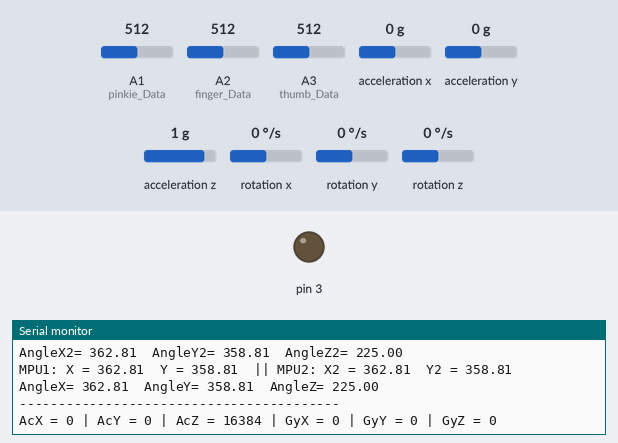
The sketch below on a simulated Arduino Uno, built with avr-gcc and run on an emulated ATmega328P. Parts: output pins drawn as LEDs (lit = HIGH), the last lines printed to the serial monitor. Wiring (inferred from the names in the program): MPU-6050 motion sensor at I2C address 0x68; MPU-6050 motion sensor at I2C address 0x69. The inputs (shaded band) are chosen by the test bench; at power-on: A2 (finger_Data) = 512, A3 (thumb_Data) = 512, A1 (pinkie_Data) = 512, acceleration x 0 g, acceleration y 0 g, acceleration z 1 g, rotation x 0 °/s, rotation y 0 °/s, rotation z 0 °/s.

Above: at 10.9 s.
11.0 s: A2 (finger_Data) set to 426
At 11.4 s:
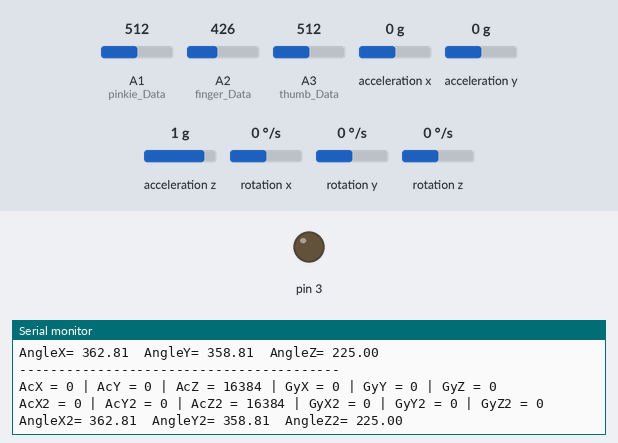
15.7 s: A2 (finger_Data) set to 399
At 16.62 s:
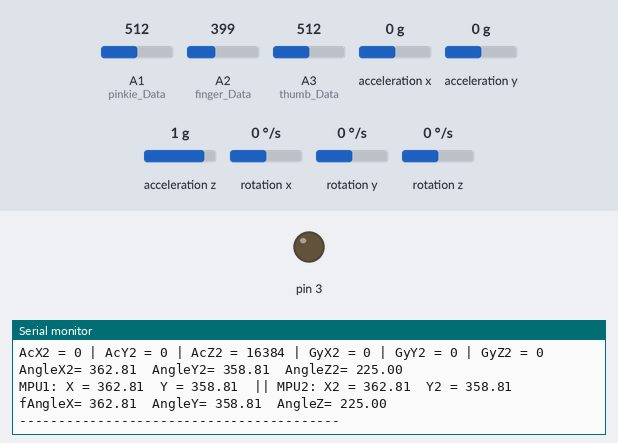
18.1 s: A3 (thumb_Data) set to 471
At 19.5 s:
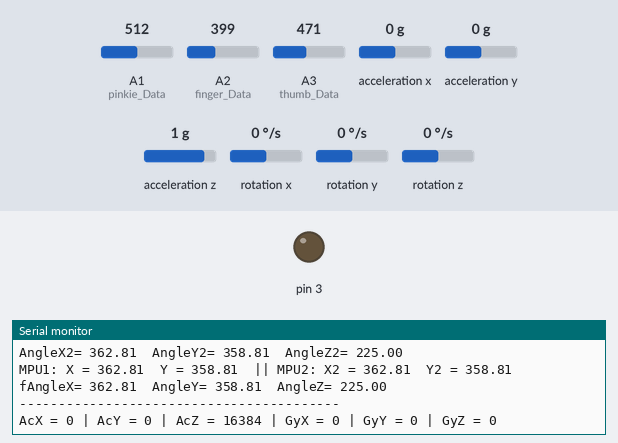
19.6 s: A3 (thumb_Data) set to 450
At 20.42 s:
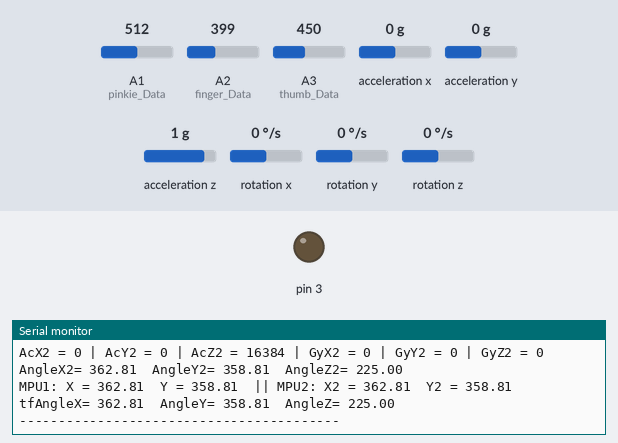

Measured:
- the behaviour switches between 410 and 409 on A2 (finger_Data) (found by bisection; images 1 and 2)
- the behaviour switches between 461 and 460 on A3 (thumb_Data) (found by bisection; images 3 and 4)
- after the input at 15.7 s, the serial monitor: prints a new line after 0.80 s (image 2)
- after the input at 19.6 s, the serial monitor: prints a new line after 0.65 s (image 4)

The sketch:

robotic_glove_code.ino
```cpp
//Robotic Glove to control the Robotic Arm using Bluetooth

#include<Wire.h>

//Create thumb Sensors
int pinkie = 0; //Pinkie thumb
int finger = 0; //finger thumb
int thumb = 0; //Index thumb

int pinkie_Data = A1;
int finger_Data = A2;
int thumb_Data = A3;

//const int MPU_addr = 0x68;
const int MPU2 = 0x69, MPU1 = 0x68;

//First MPU6050
int16_t AcX1, AcY1, AcZ1, Tmp1, GyX1, GyY1, GyZ1;
int minVal = 265;
int maxVal = 402;
double x;
double y;
double z;

//Second MPU6050
int16_t AcX2, AcY2, AcZ2, Tmp2, GyX2, GyY2, GyZ2;
int minVal2 = 265;
int maxVal2 = 402;
double x2;
double y2;
double z2;

/*Autotune flex parameter
  For Debug Mode. Check the upper and lowe limit of the flex sensors
  3 Flex sensors used. Thumb, Middle, Pinkie
*/
int thumb_high = 0;
int thumb_low = 0;
int finger_high = 0;
int finger_low = 0;
int pinkie_high = 0;
int pinkie_low = 0;

//Stop Caliberating the Flex Sensor when complete
bool bool_caliberate = false;

//How often to send values to the Robotic Arm
int response_time = 100;

void setup() {
  pinMode(3, OUTPUT);
  Wire.begin();
  Wire.beginTransmission(MPU1);
  Wire.write(0x6B);// PWR_MGMT_1 register
  Wire.write(0); // set to zero (wakes up the MPU-6050)
  Wire.endTransmission(true); Wire.begin();
  Wire.beginTransmission(MPU2);
  Wire.write(0x6B);// PWR_MGMT_1 register
  Wire.write(0); // set to zero (wakes up the MPU-6050)
  Wire.endTransmission(true);
  Serial.begin(9600);
  delay(1000);

}
void loop() {
  // Turn ON LED (indicator)
  pinMode(3, HIGH);

  // --- Read angles from MPU1 ---
  GetMpuValue1(MPU1);  // Updates x, y, z from MPU1
  delay(500);          // Small delay to avoid rapid sampling

  // --- Read angles from MPU2 ---
  GetMpuValue2(MPU2);  // Updates x2, y2, z2 from MPU2
  delay(500);

  // --- Always print latest angles from both MPUs ---
  Serial.print("MPU1: X = "); Serial.print(x);
  Serial.print("\tY = "); Serial.print(y);
  Serial.print("\t|| MPU2: X2 = "); Serial.print(x2);
  Serial.print("\tY2 = "); Serial.println(y2);

  // ------------------------------
  // MPU-based gesture commands
  // ------------------------------

  // Move BASE LEFT if MPU1 tilt (x-axis) is between 15° and 55°, y < 30
  if (x > 15 && x < 55 && y < 30) {
    Serial.print("L");
    delay(response_time);
  }

  // Move BASE RIGHT if MPU1 tilt (x-axis) is between 270° and 310°
  if (x < 310 && x > 270) {
    Serial.print("R");
    delay(response_time);
  }

  // Move SHOULDER UP if MPU1 y-axis between 60° and 80°
  if (y > 60 && y < 80) {
    Serial.print("U");
    delay(response_time);
  }

  // Move SHOULDER DOWN if MPU1 y-axis between 270° and 310°
  if (y < 310 && y > 270) {
    Serial.print("D");
    delay(response_time);
  }

  // CLAW Close if MPU2 y2-axis between 50° and 85°
  if (y2 > 50 && y2 < 85) {
    Serial.print("C");
    delay(response_time);
  }

  // CLAW Open if MPU2 y2-axis between 120° and 160°
  if (y2 < 160 && y2 > 120) {
    Serial.print("c");
    delay(response_time);
  }

  // ------------------------------
  // FLEX SENSOR readings
  // ------------------------------

  // Read analog values from each flex sensor
  pinkie = analogRead(pinkie_Data);
  finger = analogRead(finger_Data);
  thumb  = analogRead(thumb_Data);

  // Calibration (runs once after boot)
  if (bool_caliberate == false) {
    delay(1000);  // Let sensors stabilize

    // Set calibration thresholds
    thumb_high  = (thumb  * 1.15);
    thumb_low   = (thumb  * 0.9);
    finger_high = (finger * 1.03);
    finger_low  = (finger * 0.8);
    pinkie_high = (pinkie * 1.06);
    pinkie_low  = (pinkie * 0.8);

    bool_caliberate = true;
  }

  // ------------------------------
  // Flex sensor gesture commands
  // ------------------------------

  // Pinkie bent beyond high threshold → Send "P"
  if (pinkie >= pinkie_high) {
    Serial.print("P");
    delay(response_time);
  }

  // Pinkie bent below low threshold → Send "p"
  if (pinkie <= pinkie_low) {
    Serial.print("p");
    delay(response_time);
  }

  // Thumb bent beyond high threshold → Send "T"
  if (thumb >= thumb_high) {
    Serial.print("T");
    delay(response_time);
  }

  // Thumb bent below low threshold → Send "t"
  if (thumb <= thumb_low) {
    Serial.print("t");
    delay(response_time);
  }

  // Finger bent beyond high threshold → Send "F"
  if (finger >= finger_high) {
    Serial.print("F");
    delay(response_time);
  }

  // Finger bent below low threshold → Send "f"
  if (finger <= finger_low) {
    Serial.print("f");
    delay(response_time);
  }
  else {
    delay(5);  // Small delay when idle
  }
}


void GetMpuValue1(const int MPU) {

  Wire.beginTransmission(MPU);
  Wire.write(0x3B); // starting with register 0x3B (ACCEL_XOUT_H)
  Wire.endTransmission(false);
  Wire.requestFrom(MPU, 14, true); // request a total of 14 registers

  AcX1 = Wire.read() << 8 | Wire.read(); // 0x3B (ACCEL_XOUT_H) & 0x3C (ACCEL_XOUT_L)
  AcY1 = Wire.read() << 8 |  Wire.read(); // 0x3D (ACCEL_YOUT_H) & 0x3E (ACCEL_YOUT_L)
  AcZ1 = Wire.read() << 8 | Wire.read(); // 0x3F (ACCEL_ZOUT_H) & 0x40 (ACCEL_ZOUT_L)

  Tmp1 = Wire.read() << 8 | Wire.read(); // 0x41 (TEMP_OUT_H) & 0x42 (TEMP_OUT_L)

  int xAng = map(AcX1, minVal, maxVal, -90, 90);
  int yAng = map(AcY1, minVal, maxVal, -90, 90);
  int zAng = map(AcZ1, minVal, maxVal, -90, 90);

  GyX1 = Wire.read() << 8 | Wire.read(); // 0x43 (GYRO_XOUT_H) & 0x44 (GYRO_XOUT_L)
  GyY1 = Wire.read() << 8 | Wire.read(); // 0x45 (GYRO_YOUT_H) & 0x46 (GYRO_YOUT_L)
  GyZ1 = Wire.read() << 8 | Wire.read(); // 0x47 (GYRO_ZOUT_H) & 0x48 (GYRO_ZOUT_L)

  x = RAD_TO_DEG * (atan2(-yAng, -zAng) + PI) + 4; //offset by 4 degrees to get back to zero
  y = RAD_TO_DEG * (atan2(-xAng, -zAng) + PI);
  z = RAD_TO_DEG * (atan2(-yAng, -xAng) + PI);

  //-- Comment to Debug
  Serial.print("AngleX= ");
  Serial.print(x);
  Serial.print("\t");
  //
  Serial.print("AngleY= ");
  Serial.print(y);
  Serial.print("\t");

  Serial.print("AngleZ= ");
  Serial.print(z);
  Serial.print("\t");
  Serial.println("-----------------------------------------");


  Serial.print("AcX = ");
  Serial.print(AcX1);
  Serial.print(" | AcY = ");
  Serial.print(AcY1);
  Serial.print(" | AcZ = ");
  Serial.print(AcZ1);
  Serial.print(" | GyX = ");
  Serial.print(GyX1);
  Serial.print(" | GyY = ");
  Serial.print(GyY1);
  Serial.print(" | GyZ = ");
  Serial.println(GyZ1);
}

void GetMpuValue2(const int MPU) {
  delayMicroseconds(1000); // Allow sensor time to refresh

  Wire.beginTransmission(MPU);
  Wire.write(0x3B);
  Wire.endTransmission(false);
  Wire.requestFrom(MPU, 14, true);

  AcX2 = Wire.read() << 8 | Wire.read();
  AcY2 = Wire.read() << 8 | Wire.read();
  AcZ2 = Wire.read() << 8 | Wire.read();
  Tmp2 = Wire.read() << 8 | Wire.read();
  GyX2 = Wire.read() << 8 | Wire.read();
  GyY2 = Wire.read() << 8 | Wire.read();
  GyZ2 = Wire.read() << 8 | Wire.read();

  int xAng2 = map(AcX2, minVal2, maxVal2, -90, 90);
  int yAng2 = map(AcY2, minVal2, maxVal2, -90, 90);
  int zAng2 = map(AcZ2, minVal2, maxVal2, -90, 90);

  x2 = RAD_TO_DEG * (atan2(-yAng2, -zAng2) + PI) + 4;
  y2 = RAD_TO_DEG * (atan2(-xAng2, -zAng2) + PI);
  z2 = RAD_TO_DEG * (atan2(-yAng2, -xAng2) + PI);

  Serial.print("AcX2 = "); Serial.print(AcX2);
  Serial.print(" | AcY2 = "); Serial.print(AcY2);
  Serial.print(" | AcZ2 = "); Serial.print(AcZ2);
  Serial.print(" | GyX2 = "); Serial.print(GyX2);
  Serial.print(" | GyY2 = "); Serial.print(GyY2);
  Serial.print(" | GyZ2 = "); Serial.println(GyZ2);

  Serial.print("AngleX2= "); Serial.print(x2);
  Serial.print("\tAngleY2= "); Serial.print(y2);
  Serial.print("\tAngleZ2= "); Serial.println(z2);
}


void debug_flex() {
  //Sends value as a serial monitor to port
  //thumb (Claw open / close)
  Serial.print("Thumb: ");
  Serial.print(thumb);
  Serial.print("\t");
  //  //thumb Params
  Serial.print("thumb High: ");
  Serial.print(thumb_high);
  Serial.print("\t");
  Serial.print("T Low: ");
  Serial.print(thumb_low);
  Serial.print("\t");

  //finger (Claw Further)
  Serial.print("finger: ");
  Serial.print(finger);
  Serial.print("\t");

  //  finger Params
  Serial.print("finger High: ");
  Serial.print(finger_high);
  Serial.print("\t");
  Serial.print("finger Low: ");
  Serial.print(finger_low);
  Serial.print("\t");

  //Pinkie (Claw Further)
  Serial.print("Pinkie: ");

  Serial.print(pinkie);
  Serial.print("\t");

  //  //Pinkie Params
  Serial.print("Pinkie High: ");
  Serial.print(pinkie_high);
  Serial.print("\t");
  Serial.print("Pinkie Low: ");
  Serial.print(pinkie_low);
  Serial.print("\t");
  Serial.println();
}
```
